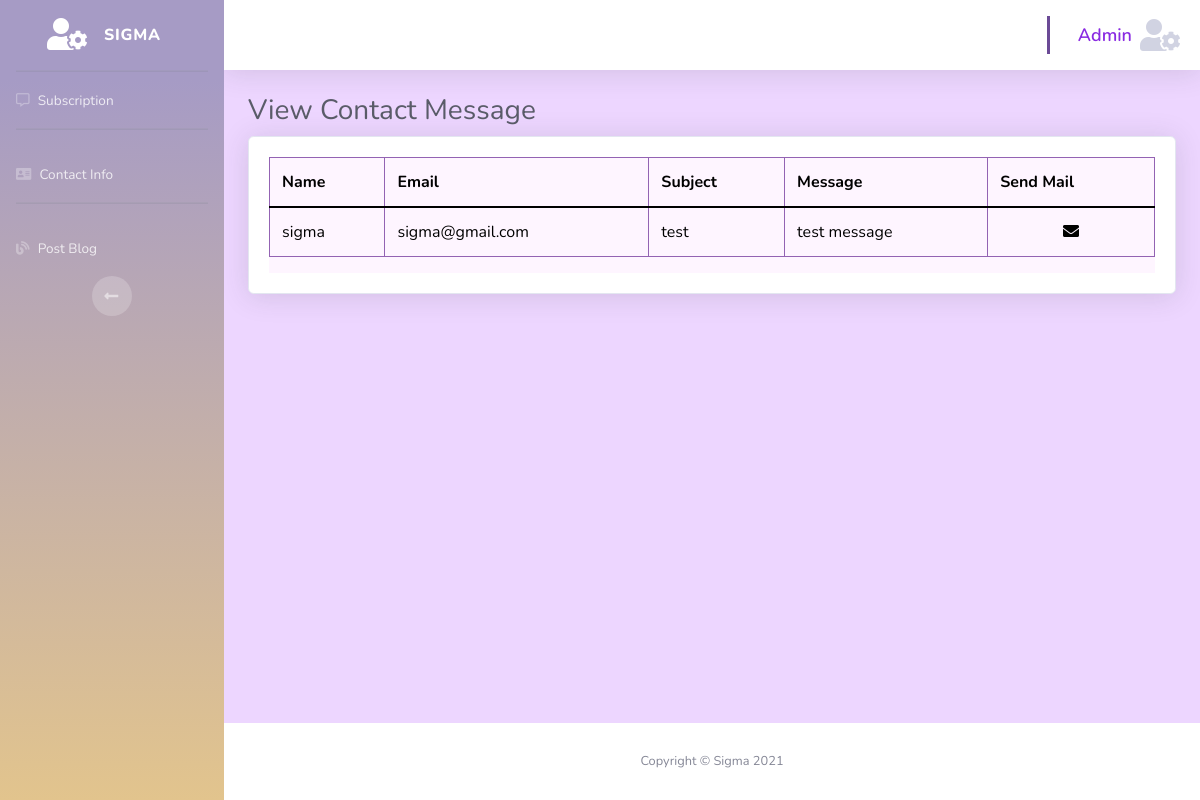
Page /contact.php (signed in) on the committed database.
### tables this page shows
CREATE TABLE `contacttable` (
  `contact_id` int(100) NOT NULL,
  `name` varchar(255) NOT NULL,
  `email` varchar(255) NOT NULL,
  `subject` varchar(255) NOT NULL,
  `cmessage` varchar(255) NOT NULL
);

### contact.php (the view, shortened to what this page needs)
<?php
include "database/database.php";
$select_sql = "SELECT * FROM contacttable";
$selectALL = $database -> query($select_sql);
?>
<!DOCTYPE html>
<html lang="en">
<head>
    <link href="vendor/fontawesome-free/css/all.min.css" rel="stylesheet" type="text/css">
    <link rel="stylesheet" href="css/custom.css">
    <link href="https://cdn.jsdelivr.net/npm/bootstrap@5.0.2/dist/css/bootstrap.min.css" rel="stylesheet"
>
    <link rel="stylesheet" href="https://use.fontawesome.com/releases/v5.15.3/css/all.css"
>
    <link href="css/technoProVer3.css" rel="stylesheet">
    <link href="vendor/datatables/dataTables.bootstrap4.css" rel="stylesheet">
</head>
<body id="page-top">
    <div id="wrapper">
        <ul class="navbar-nav bg-gradient-primary sidebar sidebar-dark accordion cbg" id="accordionSidebar">
            <a class="sidebar-brand d-flex align-items-center justify-content-center" href="admin.php">
                <div class="sidebar-brand-icon">
                    <i class="fas fa-user-cog"></i>
                </div>
                <div class="sidebar-brand-text mx-3">Sigma</div>
            </a>
            <hr class="sidebar-divider my-0">
            <li class="nav-item">
                <a class="nav-link" href="admin.php">
                    <i class="far fa-comment-alt"></i>
                    <span>Subscription</span></a>
            </li>
            <hr class="sidebar-divider">
            <li class="nav-item">
                <a class="nav-link" href="contact.php">
                <i class="fas fa-address-card"></i>
                    <span>Contact Info</span></a>
            </li>
            <hr class="sidebar-divider">
            <li class="nav-item">
                <a class="nav-link" href="postblog.php">
                <i class="fas fa-blog"></i>
                    <span>Post Blog</span></a>
            </li>
            <div class="text-center d-none d-md-inline">
                <button class="rounded-circle border-0" id="sidebarToggle"></button>
            </div>
        </ul>
        <div id="content-wrapper" class="d-flex flex-column">
            <div id="content">
                <nav class="navbar navbar-expand navbar-light bg-white topbar mb-4 static-top shadow">
                    <ul class="navbar-nav ml-auto">
                        <div class="topbar-divider d-none d-sm-block"></div>
                        <li class="nav-item dropdown no-arrow">
                            <a class="nav-link dropdown-toggle" href="#" id="userDropdown" role="button"
                                data-toggle="dropdown" aria-haspopup="true" aria-expanded="false">
                                <span
                                    class="mr-2 d-none d-lg-inline userS"><?php echo isset($_SESSION['username'])?$_SESSION['username']:""; ?></span>
                                <i class="img-profile cprofile fas fa-user-cog"></i>
                            </a>
                        </li>
                    </ul>
                </nav>
                <div class="container-fluid">
                    <h1 class="h3 mb-2 text-gray-800">View Contact Message</h1>
                    <div class="card shadow mb-4">
                        <div class="card-body">
                            <div class="table-responsive">
                                <table class="table table-bordered" id="dataTable" width="100%" cellspacing="0">
                                    <thead>
                                        <tr>
                                            <th>Name</th>
                                            <th>Email</th>
                                            <th>Subject</th>
                                            <th>Message</th>
                                            <th>Send Mail</th>
                                        </tr>
                                    </thead>
                                    <tbody>
                                        <?php if($selectALL -> num_rows>0){ ?>
                                        <?php while($grabData=$selectALL -> fetch_assoc()) {?>
                                        <tr>
                                            <td><?php echo $grabData['name'];?></td>
                                            <td><?php echo $grabData['email'];?></td>
                                            <td><?php echo $grabData['subject'];?></td>
                                            <td><?php echo $grabData['cmessage'];?></td>
                                            <td style="text-align:center;">
                                                <a href="mailto:<?php echo $grabData['email'] ?>" title="mail">
                                                    <i class="fas fa-envelope" style="color:black;"></i></a>
                                            </td>
                                        </tr>
                                        <?php }?>
                                        <?php }?>
                                    </tbody>
                                </table>
                            </div>
                        </div>
                    </div>
                </div>
            </div>
            <footer class="sticky-footer bg-white">
                <div class="container my-auto">
                    <div class="copyright text-center my-auto">
                        <span>Copyright &copy; Sigma 2021</span>
                    </div>
                </div>
            </footer>
        </div>
    </div>
</body>
</html>

### css/custom.css (style rules this page uses)
.cbg { background-image: linear-gradient(180deg, #a69bc5 10%, #e2c48d 100%) !important; background-size: cover !important; }
.cprofile { font-size: 32px; }
.userS { font-size: 18px; font-weight: 600 !important; color: blueviolet; }

### rows in the picture
contacttable: name "sigma", email "sigma@gmail.com", subject "test", cmessage "test message"

### other values in the picture
$_SESSION['username'] "Admin"
